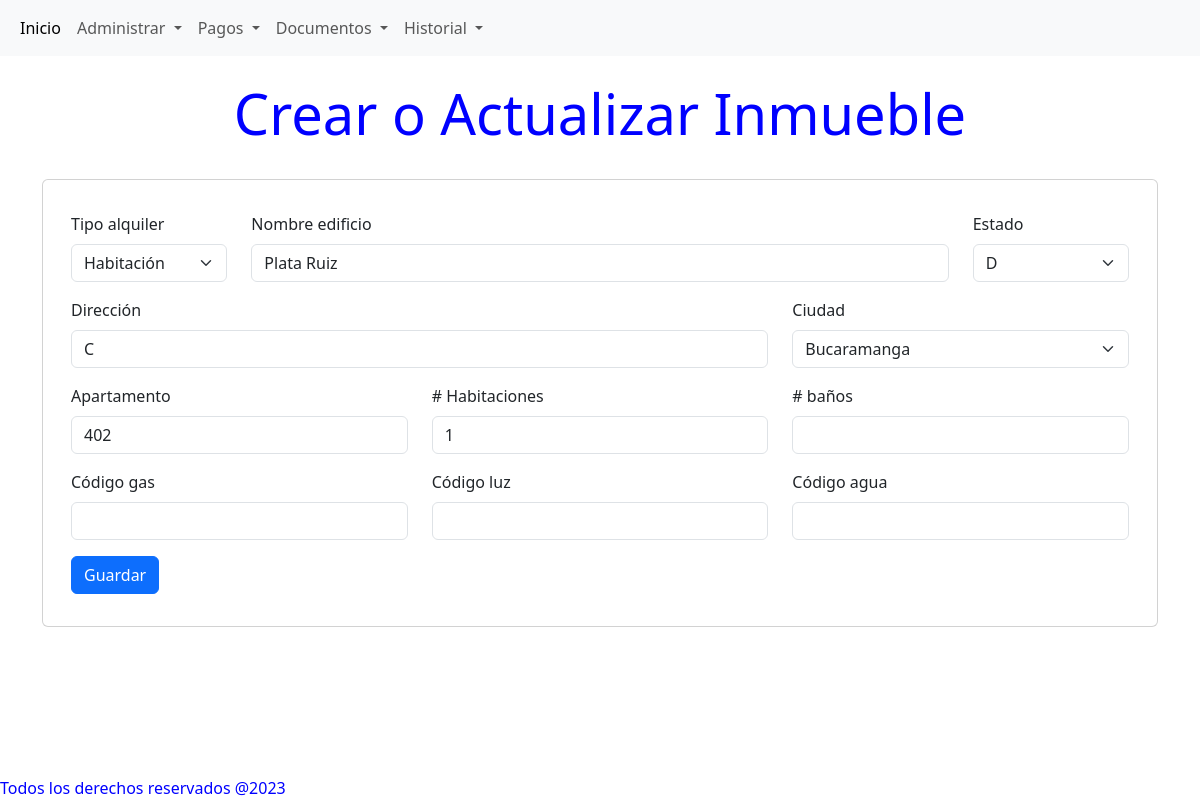
The app's page /inmueble/edit/1, older data.
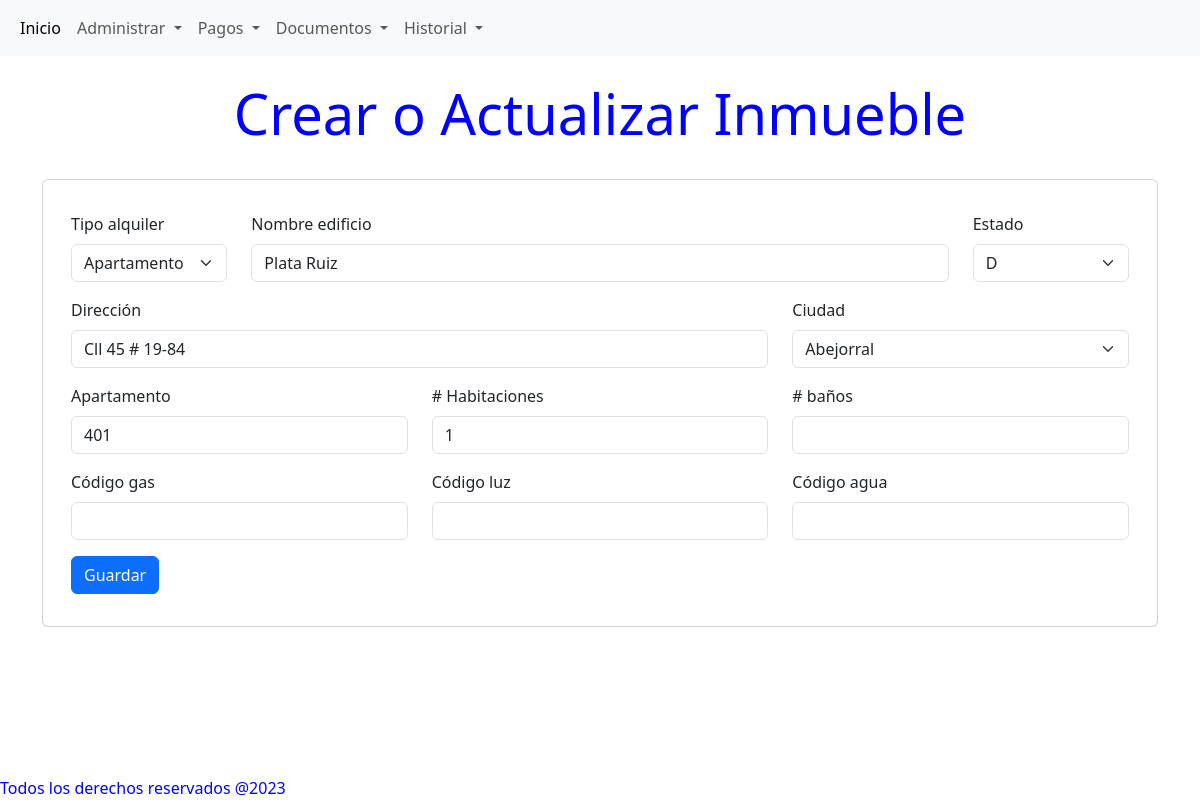
The same page, newer data.
### models/InmuebleModel.py (models this page shows)
class Inmueble(db.Model):
    id              = db.Column(db.Integer, primary_key = True)
    name            = db.Column(db.String(50), nullable=False)
    estado          = db.Column(db.String(1), nullable=False)
    direccion       = db.Column(db.String(200), nullable=False)
    ciudad          = db.Column(db.String(50), nullable=False)
    tipo            = db.Column(db.String(15), nullable=False)
    apartamento     = db.Column(db.Integer, nullable=False)
    habitaciones    = db.Column(db.Integer, nullable=False)
    banos           = db.Column(db.Integer)
    cod_gas         = db.Column(db.Integer)
    cod_luz         = db.Column(db.Integer)
    cod_agua        = db.Column(db.Integer)
    contratos        = db.relationship('Contrato', back_populates='inmueble')

### models/CitiesModel.py (models this page shows, shortened)
class Cities(db.Model):
    id              =     db.Column(db.Integer, primary_key = True)
    ciudad          = db.Column(db.String(50), nullable=False)
    provincia       = db.Column(db.String(50), nullable=False)
    pais            = db.Column(db.String(50), nullable=False)

### routes/inmueble.py (the view)
@inmueble_bp.route('/edit/<int:item_id>', methods =['GET','POST'])
def edit_inmueble(item_id):
   try:
        inmueble = Inmueble.query.filter_by(id=int(item_id)).one()
        return displayForm(inmueble,item_id)
   except :
        return render_template('not_found.html')

### routes/inmueble.py (called while the page is built)
def displayForm(inmueble = None, edit_id = 'new'):
    if inmueble is None:
        inmueble = Inmueble()
    rentalType = tipoAlquilerList
    estados = estadoInmuebleList
    citiesQuery = Cities.query.all()
    cityData = CityPicklist(cityQuery=citiesQuery)
    ciudades = cityData.getciudades()
    return render_template('inmueble/formInmueble.html',
                           edit_id = edit_id,
                           inmueble = inmueble,
                           rentalType = rentalType,
                           estados = estados,
                           ciudades = ciudades,
                           )

### utils/pickLists.py (called while the page is built)
    def getciudades(self):
        if self.ubicaciones is None:
            cities = ['city1']
        else:
            cities = sorted(set(ubicacion.ciudad for ubicacion in self.ubicaciones))
        return cities

### templates/inmueble/formInmueble.html (shortened to what the changed rows need)
{% extends 'base.html' %}
{% block content %}
<h1 class="display-4 text-center mt-4"> Crear o Actualizar Inmueble</h1>
<br>
<div class="container">
    <div class="card">
        <div class="card-body">
            <form method="post" action="{{ url_for('inmueble.update_inmueble', edit_id =edit_id) }}">
                <div class="container">
                    <div class=" row my-3">
                        <div class="col form-group">
                            <label for="tipo"class="form-label">Tipo alquiler</label>
                            <select class="form-select" id="tipo" name="tipo" aria-describedby="tipo">
                            {% for item in rentalType %}
                                <option value="{{  item  }}" {% if inmueble.tipo == item %} selected {% endif %}>
                                    {{  item  }}
                                </option>
                            {% endfor %}
                            </select>
                        </div>
                        <div class="col-8">
                            <label for="name" class="form-label">Nombre edificio</label>
                            <input type="text" class="form-control" id="name"  name="name"  value= {{ inmueble.name |replace(' ', '&nbsp;') | safe }} aria-describedby="name" maxlength="50" required>
                        </div>
                        <div class="col form-group">
                            <label for="estado" class="form-label">Estado</label>
                            <select class="form-select" id="estado" name="estado" aria-describedby="estado">
                                {% for estado in estados %}
                                <option value="{{  estado  }}" {% if inmueble.estado == estado %} selected {% endif %}>
                                    {{  estado  }}
                                </option>
                                {% endfor %}
                            </select>
                        </div>
                    </div>
                    <div class=" row my-3">
                        <div class="col-8">
                            <label for="direccion" class="form-label">Dirección</label>
                            <input type="text" class="form-control" id="direccion"  name="direccion"  value= {{ inmueble.direccion |replace(' ', '&nbsp;') | safe }} aria-describedby="direccion" maxlength="200" required>
                        </div>
                        <div class="col form-group">
                            <label for="ciudad"class="form-label">Ciudad</label>
                            <select class="form-select"  id="ciudad" name="ciudad" aria-describedby="ciudadexpedicion">
                                {% for ciudad in ciudades %}
                                    <option value="{{  ciudad  }}" {% if inmueble.ciudad == ciudad %} selected {% endif %}>
                                        {{  ciudad  }}
                                    </option>
                                {% endfor %}
                            </select>
                        </div>
                    </div>
                    <div class="row my-3">
                        <div class="col">
                            <label for="apartamento" class="form-label">Apartamento</label>
                            <input type="number" class="form-control" id="apartamento" name="apartamento" value= {{ inmueble.apartamento }} aria-describedby="apartamento" required>
                        </div>
                        <div class="col">
                            <label for="habitaciones" class="form-label"># Habitaciones</label>
                            <input type="number" class="form-control" id="habitaciones" name="habitaciones" value= {{ inmueble.habitaciones }} aria-describedby="habitaciones" required>
                        </div>
                    </div>
                </div>
                </div>
        </div>
    </div>
{% endblock %}

Row changes from the older to the newer data that the page shows:
changed Inmueble "Plata Ruiz": tipo "Habitación" → "Apartamento"; direccion "C" → "Cll 45 # 19-84"; ciudad "Bucaramanga" → "Abejorral"; apartamento "402" → "401"
